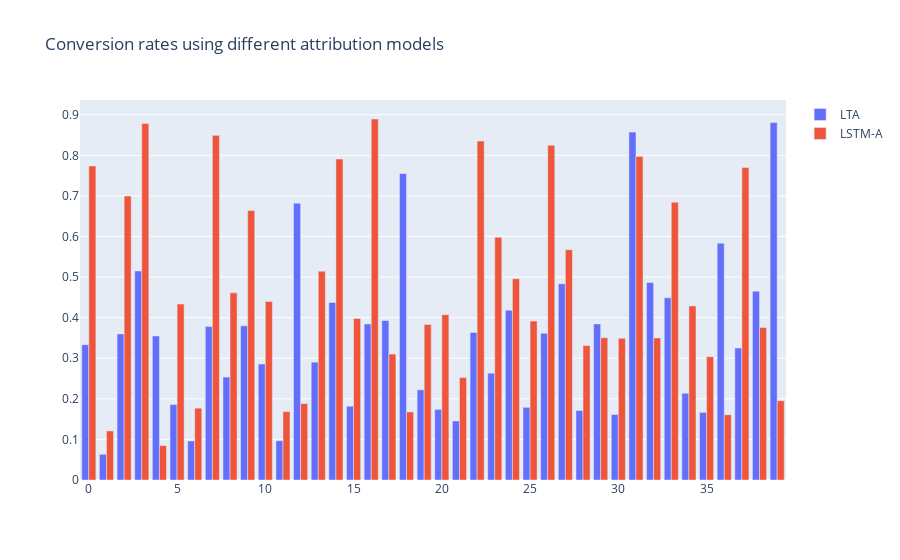

This figure's notebook cell:
### Code cell
fig = go.Figure()
fig.add_trace(go.Bar(x=np.arange(len(campaign_idx)), y=attr_lta[campaign_idx], name='LTA'))
fig.add_trace(go.Bar(x=np.arange(len(campaign_idx)), y=attr_lstm_a_norm[campaign_idx], name='LSTM-A'))
fig.update_layout(title='Conversion rates using different attribution models')
fig.show()

### Figure 1 — Plotly figure (JSON) as saved in the notebook; plotly's stock layout.template omitted (floating-point values rounded to 4 significant figures)
{"data": [{"name": "LTA", "type": "bar", "x": [0, 1, 2, 3, 4, 5, 6, 7, 8, 9, 10, 11, 12, 13, 14, 15, 16, 17, 18, 19, 20, 21, 22, 23, 24, 25, 26, 27, 28, 29, 30, 31, 32, 33, 34, 35, 36, 37, 38, 39], "y": [0.3333, 0.06329, 0.36, 0.5152, 0.3548, 0.186, 0.09615, 0.3779, 0.2535, 0.3797, 0.2857, 0.09677, 0.6818, 0.2903, 0.4375, 0.1818, 0.3846, 0.3929, 0.7553, 0.2222, 0.1739, 0.1455, 0.3636, 0.2632, 0.4182, 0.1791, 0.3617, 0.4835, 0.1713, 0.3846, 0.1613, 0.8571, 0.4868, 0.4487, 0.2137, 0.1667, 0.5833, 0.3253, 0.4651, 0.8808]}, {"name": "LSTM-A", "type": "bar", "x": [0, 1, 2, 3, 4, 5, 6, 7, 8, 9, 10, 11, 12, 13, 14, 15, 16, 17, 18, 19, 20, 21, 22, 23, 24, 25, 26, 27, 28, 29, 30, 31, 32, 33, 34, 35, 36, 37, 38, 39], "y": [0.7738, 0.121, 0.6997, 0.8781, 0.08498, 0.4334, 0.177, 0.8492, 0.461, 0.6639, 0.4398, 0.1685, 0.1884, 0.5146, 0.7909, 0.398, 0.8894, 0.3103, 0.1676, 0.3831, 0.4073, 0.2523, 0.8353, 0.5982, 0.4959, 0.3917, 0.8248, 0.5674, 0.3312, 0.3507, 0.3491, 0.7973, 0.3499, 0.6845, 0.429, 0.3036, 0.1608, 0.7696, 0.376, 0.1952]}], "layout": {"autosize": true, "title": {"text": "Conversion rates using different attribution models"}, "xaxis": {"autorange": true, "range": [-0.5, 39.5], "type": "linear"}, "yaxis": {"autorange": true, "range": [0, 0.9362], "type": "linear"}}}
